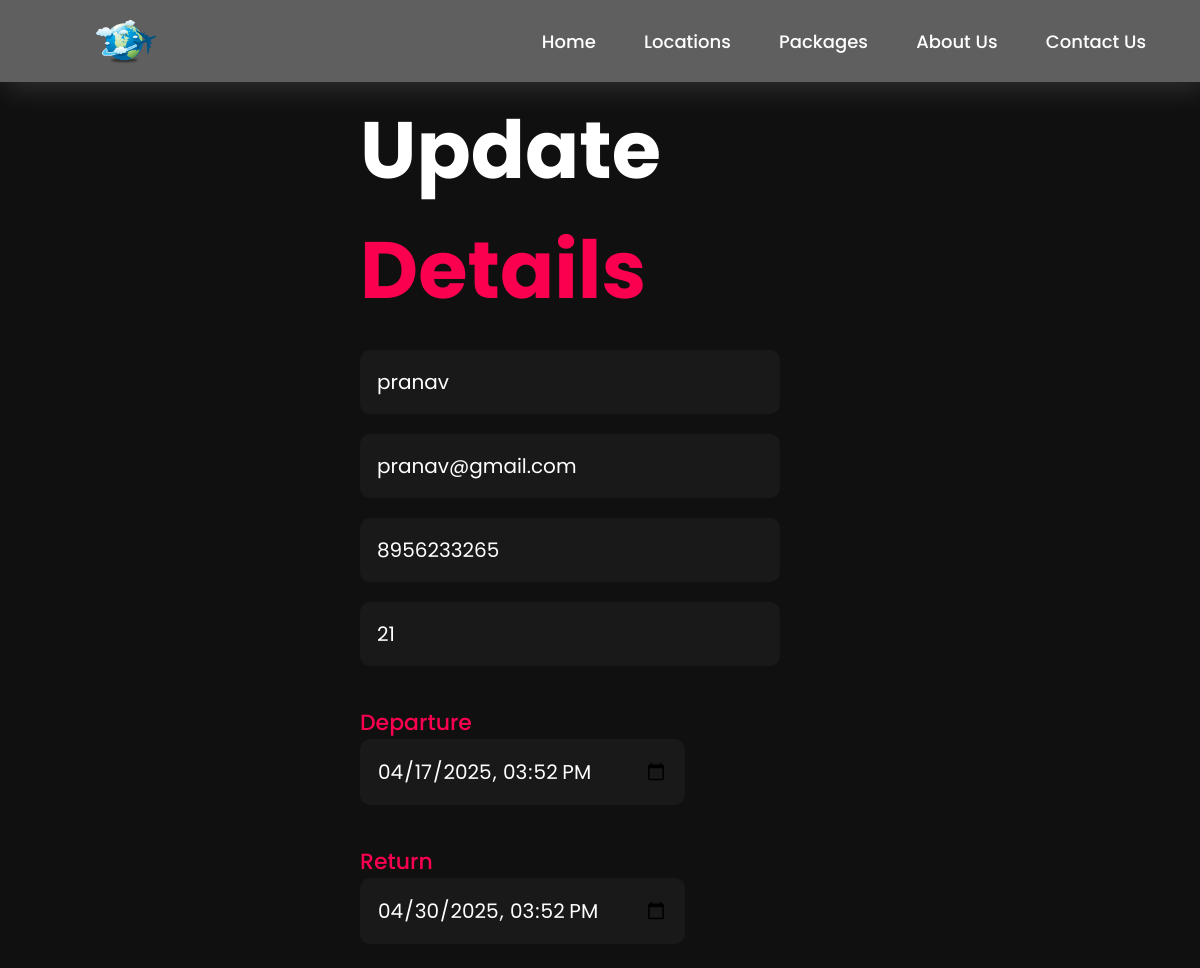
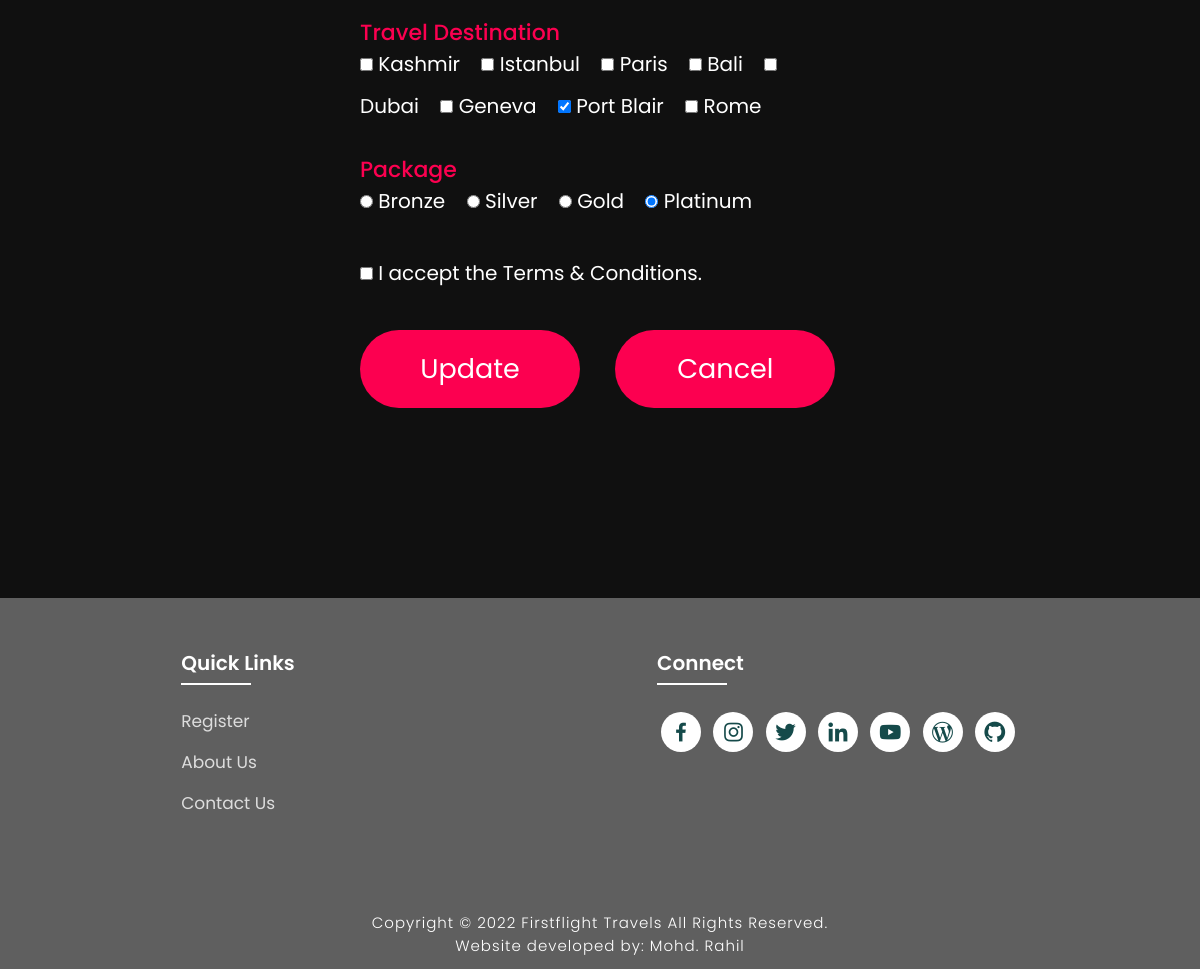
The page /update.php?id=3 on the database its author committed (2 pictures, top to bottom).
### tables this page shows
CREATE TABLE `users` (
  `id` int(5) NOT NULL,
  `name` varchar(12) NOT NULL,
  `email` varchar(30) NOT NULL,
  `phone` varchar(11) NOT NULL,
  `age` int(4) NOT NULL,
  `gender` varchar(8) NOT NULL,
  `departure` datetime NOT NULL,
  `return_date` datetime NOT NULL,
  `destination` varchar(260) NOT NULL,
  `package` varchar(10) NOT NULL,
  `created_at` datetime NOT NULL
);

### update.php (the view, shortened to what this page needs)
<?php
$conn = new mysqli("localhost", "root", "", "project4_db");
$id = intval($_GET['id'] ?? 0);
$result = $conn->query("SELECT * FROM users WHERE id=$id");
if ($result->num_rows == 1) {
    $row = $result->fetch_assoc();
} else {
    echo "User not found!";
    exit;
}
?>
<!DOCTYPE html>
<html lang="en">
<head>
    <link rel="stylesheet" type="text/css" href="css/style.css">
    <link rel="stylesheet" href="https://unpkg.com/boxicons@latest/css/boxicons.min.css">
</head>
<body class="register-body">
<nav>
    <img src="./files/logo.png" class="logo" alt="Logo" title="FirstFlight Travels">
    <ul class="navbar">
        <li>
            <a href="./index.html">Home</a>
            <a href="./index.html#locations">Locations</a>
            <a href="./index.html#package">Packages</a>
            <a href="./about.html">About Us</a>
            <a href="./contact.html">Contact Us</a>
        </li>
    </ul>
</nav>
<section class="registration">
    <div class="register-form">
        <h1>Update <span>Details</span></h1>
        <form method="POST">
            <input type="text" name="myname1" value="<?php echo htmlspecialchars($row['name']); ?>" required>
            <input type="email" name="myemail" value="<?php echo htmlspecialchars($row['email']); ?>" required>
            <input type="tel" name="myphone" value="<?php echo htmlspecialchars($row['phone']); ?>" required>
            <input type="number" name="myage" value="<?php echo htmlspecialchars($row['age']); ?>" required>
            <h4>Departure</h4>
            <input type="datetime-local" name="departuredate" value="<?php echo date('Y-m-d\TH:i', strtotime($row['departure'])); ?>" required>
            <h4>Return</h4>
            <input type="datetime-local" name="returndate" value="<?php echo date('Y-m-d\TH:i', strtotime($row['return_date'])); ?>" required>
            <h4>Travel Destination</h4>
            <?php
            $selected_destinations = explode(",", $row['destination']);
            $destinations = ["Kashmir", "Istanbul", "Paris", "Bali", "Dubai", "Geneva", "Port Blair", "Rome"];
            foreach ($destinations as $dest) {
                $checked = in_array($dest, $selected_destinations) ? "checked" : "";
                echo "<input type='checkbox' name='td[]' value='$dest' $checked> $dest &nbsp;&nbsp;&nbsp;";
            }
            ?>
            <h4>Package</h4>
            <?php
            $packages = ["Bronze", "Silver", "Gold", "Platinum"];
            foreach ($packages as $pkg) {
                $checked = ($row['package'] == $pkg) ? "checked" : "";
                echo "<input type='radio' name='locations' value='$pkg' $checked> $pkg &nbsp;&nbsp;&nbsp;";
            }
            ?>
            <br><br>
            <input type="checkbox" name="tandc" required> I accept the Terms & Conditions.
            <br><br>
            <input type="submit" value="Update" class="submitbtn">
            <input type="button" value="Cancel" class="cancelbtn" id="cancelBtn">
        </form>
    </div>
</section>
<section class="footer">
    <div class="foot">
        <div class="footer-content">
            <div class="footlinks">
                <h4>Quick Links</h4>
                <ul>
                    <li><a href="./register.html">Register</a></li>
                    <li><a href="./about.html">About Us</a></li>
                    <li><a href="./contact.html">Contact Us</a></li>
                </ul>
            </div>
            <div class="footlinks">
                <h4>Connect</h4>
                <div class="social">
                    <a href="#" target="_blank"><i class='bx bxl-facebook'></i></a>
                    <a href="#" target="_blank"><i class='bx bxl-instagram'></i></a>
                    <a href="#" target="_blank"><i class='bx bxl-twitter'></i></a>
                    <a href="#" target="_blank"><i class='bx bxl-linkedin'></i></a>
                    <a href="#" target="_blank"><i class='bx bxl-youtube'></i></a>
                    <a href="#" target="_blank"><i class='bx bxl-wordpress'></i></a>
                    <a href="#" target="_blank"><i class='bx bxl-github'></i></a>
                </div>
            </div>
        </div>
    </div>
    <div class="end">
        <p>Copyright © 2022 Firstflight Travels All Rights Reserved.<br>Website developed by: Mohd. Rahil</p>
    </div>
</section>
</body>
</html>

### css/style.css (style rules this page uses)
* { padding:0; margin:0; box-sizing:border; font-family:'Poppins',sans-serif; text-decoration: none; list-style: none; scroll-behavior: smooth; }
nav { width: 100%; position: fixed; background-color: rgb(95, 95, 95); box-shadow: 5px 5px 30px rgba(255, 255, 255, 0.15); display: flex; align-items: center; justify-content: space-between; }
nav .logo { width: 60px; margin: 2vh; margin-left: 8%; }
nav ul li { list-style: none; display: inline-block; margin-left: 40px; }
.navbar { display: flex; margin-right: 4vh; }
.navbar a { color: white; font-size: 18px; padding: 10px 22px; border-radius: 4px; font-weight: 500; text-decoration: none; transition: ease 0.40s; }
nav ul li a { text-decoration: none; color: rgb(255, 255, 255); font-size: 17px; }
.footer { margin-top: 80px; background-color: rgb(95, 95, 95); }
.foot { padding: 20px 0; }
.footer-content { display: flex; flex-wrap: wrap; justify-content: space-around; }
.footlinks h4 { margin-top: 30px; font-size: 20px; font-weight: 600; color: white; margin-bottom: 30px; position: relative; }
.footlinks h4::before { content: ""; position: absolute; height: 2px; width: 70px; left: 0; bottom: -7px; background: white; }
.footlinks ul li { margin-bottom: 15px; }
.footlinks ul li a { font-size: 17px; color: #dddddd; display: block; transition: ease 0.30s; }
.social a { font-size: 25px; margin: 4px; height: 40px; width: 40px; color: rgb(21, 74, 74); background-color: white; display: inline-flex; justify-content: center; align-items: center; border-radius: 20px; transition: ease 0.30s; }
.end { text-align: center; padding-top: 60px; padding-bottom: 12px; }
.end p { font-size: 15px; color: white; letter-spacing: 1px; font-weight: 300; }
.register-body { background-color: #101010; background-repeat: no-repeat; background-size: cover; }
.registration { padding: 90px 30%; height: 100%; min-height: 100vh; }
.register-form h1 { font-size: 80px; color: white; margin-bottom: 20px; }
.register-form h1 span { color: #fc0050; }
.register-form { color: white; font-size: 20px; }
.register-form form input { color: white; padding: 17px; background-color: #191919; font-size: 20px; outline: none; border: none; border-radius: 10px; margin-bottom: 20px; }
.register-form h4 { font-size: 22px; font-weight: 500; margin-top: 20px; color: #fc0050; }
.register-form form .submitbtn { display: inline-block; background-color: #fc0050; font-size: 27px; font-weight: 600px; border: 2px solid transparent; border-radius: 60px; width: 220px; cursor: pointer; transition: ease 0.30s; }
.register-form form .cancelbtn { margin-left: 30px; display: inline-block; background-color: #fc0050; font-size: 27px; font-weight: 600px; border: 2px solid transparent; border-radius: 60px; width: 220px; cursor: pointer; transition: ease 0.30s; }

### rows shown on the page
users: myname1 "pranav", myemail "pranav@gmail.com", myphone "8956233265", myage "21", departuredate "04/17/2025 15:52", returndate "04/30/2025 15:52"

### other values the page prints
$dest "Kashmir"
$dest "Istanbul"
$dest "Paris"
$dest "Bali"
$dest "Dubai"
$dest "Geneva"
$dest "Port Blair"
$dest "Rome"
$pkg "Bronze"
$pkg "Silver"
$pkg "Gold"
$pkg "Platinum"
